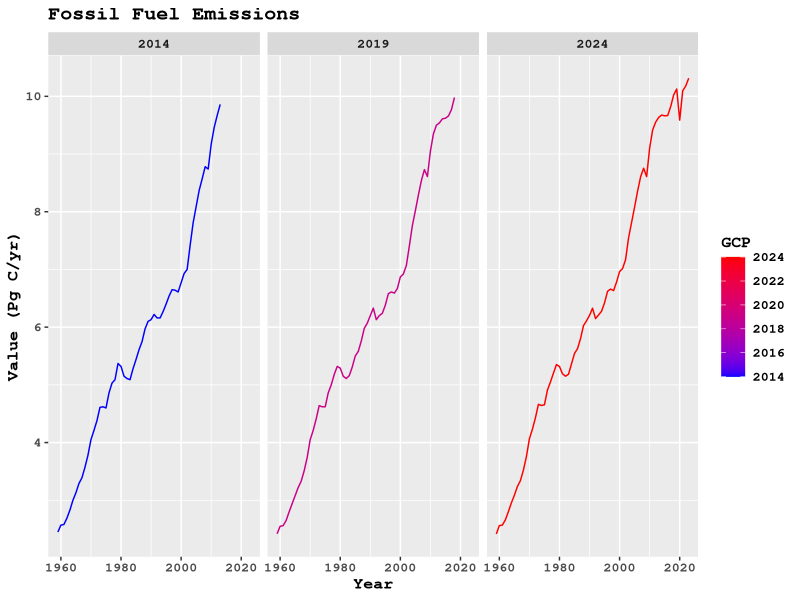
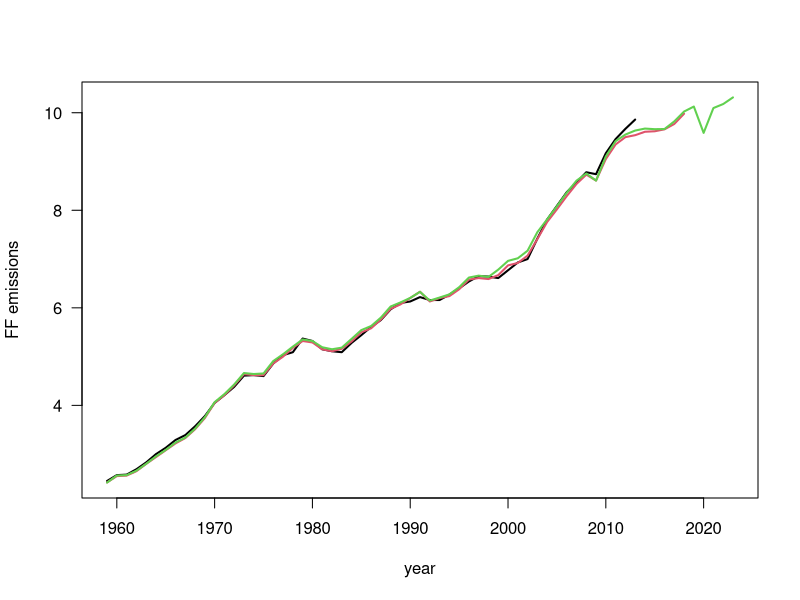

These figures' R source, in order: (Note: this script raises an error after producing the figures.)
#Fossil Fuel Visualization
data <- read.csv("Fossil_Fuels.csv")
head(data)
library(tidyverse)
#data$GCP <- as.character(GCP)

#It is already in a data frame so I thought I could just plot it 
ggplot() +
  geom_line(data = data,
            aes(year, value, color = GCP)) +
  facet_wrap("GCP", scales = "fixed") +
  scale_color_gradient(low = "blue", high = "red") +
  ggtitle("Fossil Fuel Emissions") +
  xlab("Year") +
  ylab("Value (Pg C/yr)") +
  theme(text = element_text(size = 12, family = "mono", face = "bold"))
  

#Claudia suggested making it a matrix then data frame but I don't think it plots in ggplot
GCP <- unique(data$GCP)
(nc <- length(unique(data$GCP)))
(all_years <- sort(unique(data$year)))
results_df <- matrix(NA, length(all_years), nc + 1)
results_df[, 1] <- all_years
for(i in 1:nc){
matching_years<-data$year[data$GCP == GCP[i]]
results_df[match(matching_years,results_df[,1]), 1+i] <- data$value[data$GCP == GCP[i]]
}
dimnames(results_df) <- list(NULL, c("Year", GCP))
results_df <- as.data.frame(results_df)
results_df

matplot(results_df$Year, as.matrix(results_df[, -1]),xlab="year", ylab="FF emissions",type="l",lwd=2,las=1,lty=1,col=c(1:3))

graphics.off()


#I tried a for loop
all_gcp_years <- unique(data$GCP)
results <- list()
for(gcp_year in all_gcp_years){
  isolated_data <- data %>% filter(GCP == gcp_year)
  message("running ", gcp_year)
  message("I see ", nrow(isolated_data), " rows of data")
  results[[as.character(gcp_year)]] <- cbind(isolated_data$yearisolated_data$value)
  message(head(results[[as.character(gcp_year)]]))
}

results_df <- results[[2]]
head(results_df)

#maybe fill with NA?
results_df <- as.data.frame(do.call(bind_rows(results, .id = "GCP"), results))
head(results_df)

ggplot() +
  geom_line(data = results_df,
            aes(year, value, color = GCP))


#make results a list of data frames
results
results_df <- data.frame(results)
results_df <- bind_rows(results, .id = "GCP")
head(results_df)

#results_df <- bind_rows(results, .id = "GCP")
gcp_years <- c("2014", "2019", "2024")
results_df <- lapply(names(results), function(gcp_data){
  gcp_values <- results[[gcp_data]]
  df_build <- as.data.frame(value = gcp_values)
  df_build$gcp <- gcp_data
  return(df_build)
  
}
)
  
head(results_df)

ggplot() +
  geom_line(data = results_df,
            aes(year, value, color = GCP)) +
  facet_wrap("variable", scales = "free") +
  ggtitle("Fossil Fuel Emissions") +
  xlab("Year") +
  ylab("Value (Pg C/yr)") +
  theme(text = element_text(size = 12, family = "mono", face = "bold"))
